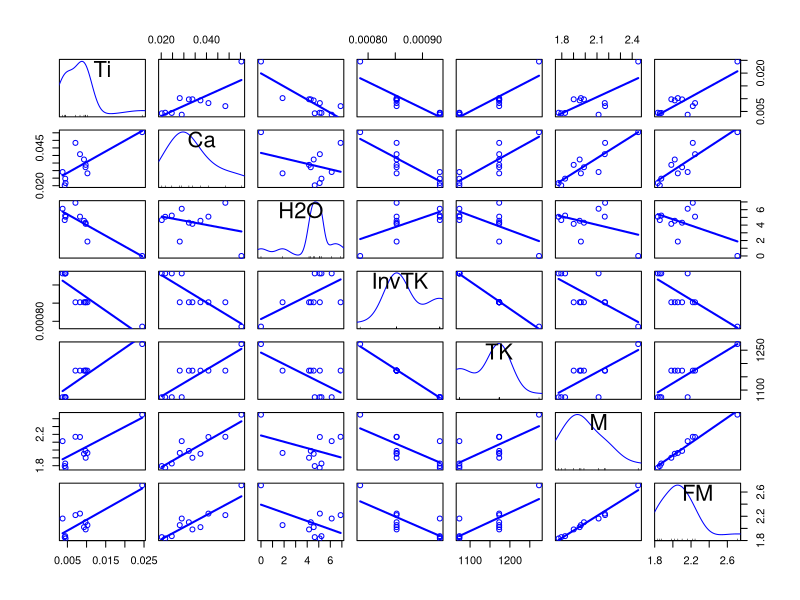
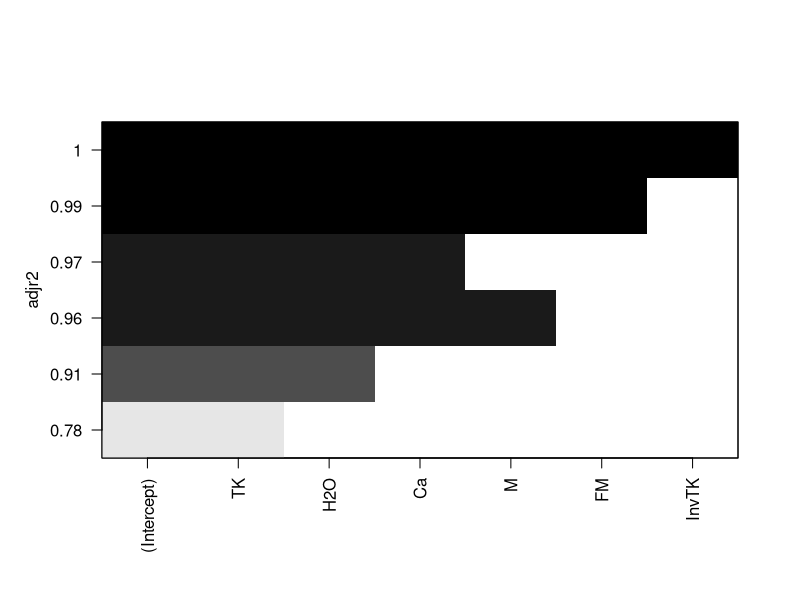

Source code (R) for these figures, in order:
## ---- chunk 1
library(tidyverse, warn.conflicts = FALSE)
setwd("C:/Users/ayersj/OneDrive - Vanderbilt/Papers/SpheneSolubility/DataAnalysis/TitaniteExpts")
# Import MELTS model results
MELTSresultsV2 <- read_csv("MELTSresultsV2.csv")

## ---- chunk 2
# Convert oxides to cation concentrations
MELTSCations <- MELTSresultsV2 %>%
  mutate(
    Si = SiO2/60.0848,
    Al = 2*Al2O3/101.961,
    Na = 2*Na2O/61.979,
    K = 2*K2O/94.194,
    Ca = CaO/56.0794,
    Fe = FeO/71.8464,
    Mg = MgO/40.3044,
    Ti = TiO2/79.8988,
    Mn = MnO/70.9374,
    P = 2*P2O5/141.945,
    CationSum = (Si + Al + Na + K + Ca + Fe + Mg + Ti + Mn + P)
             )
## ---- chunk 3
# Calculate cation fractions
CationFractions <- select(MELTSCations, Expt, SM, TC, Pkb, Titanite, H2O, TiO2, Si:CationSum)
f <- match("Si", names(CationFractions))
l <- match("P", names(CationFractions))
for (i in f:l) {
  CationFractions[(i)] = CationFractions[(i)]/CationFractions$CationSum
}

## ---- chunk 4
# Calculate melt composition parameters
CationFractions <- filter(CationFractions, Titanite == "Y" | Titanite == "Y (+ rutile)")%>%
  mutate(
    M = (Na + K + 2*Ca)/(Si*Al),
    FM = (Na + K + 2*(Ca + Fe + Mg))/(Si*Al),
    TK = TC+273.15,
    InvTK = 1/TK,
    PInvTK = (Pkb*1000 - 1)*InvTK
    )
## ---- chunk 5
# Correlation matrix
CorrTest <- select(CationFractions, TiO2, H2O, Ca, Al, M:PInvTK)
cor(CorrTest)
# MELTS liquid TiO2 concentration is most highly correlated with TK, H2O, and FM.
# Scatterplot matrices
library(car)
scatterplotMatrix(~ Ti + Ca + H2O + InvTK + TK + M + FM, data = CationFractions, smooth = FALSE)

## ---- chunk 6
library(leaps)
leaps <- regsubsets(TiO2 ~ TK + H2O + Ca + M + FM + InvTK, data = CationFractions, nbest = 2) 
plot(leaps, scale = "adjr2")
# summary(leaps)
## ---- chunk 7
fit <- lm(TiO2 ~ Ca + H2O, data = CationFractions)
summary(fit)

## ---- chunk 8
# MELTS Ti concentrations show very different dependencies than Flanagan growth experiments. 
